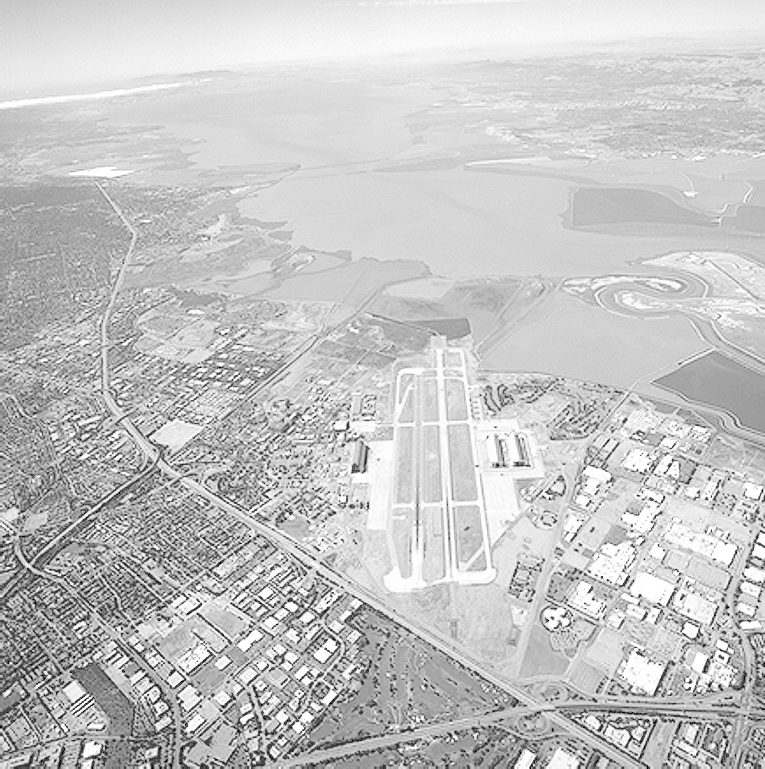
#> input picture Input Images/Aerial Image.tif, 765 x 769 px, found by its file name
$ python '2(b)Differentiate_between_PowerLow&InverseLogarithmicTransform.py'
#> lines starting #> are read from the running program, lines starting #| are printed output that depends on the picture
import cv2
import matplotlib.pyplot as plt
import numpy as np

img_path = './Aerial Image.tif'
gray_img = cv2.imread(img_path,0)
#> gray_img is the input picture: shape (769, 765); min 0, max 255, mean 197.1
img = cv2.resize(gray_img,(512,512))

power_law = img.copy()
inverse_log = img.copy()
gamma = 0.5

power_law = np.power(power_law/255.0,gamma)*255.0
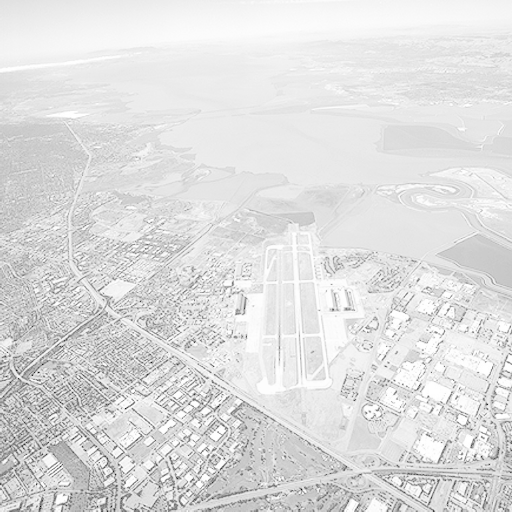
#> power_law: shape (512, 512) float64; min 15.97, max 255, mean 222.8
power_law = np.uint8(power_law)

c = 255.0/np.log(1+255.0)
inverse_log = np.exp(inverse_log/c)-1
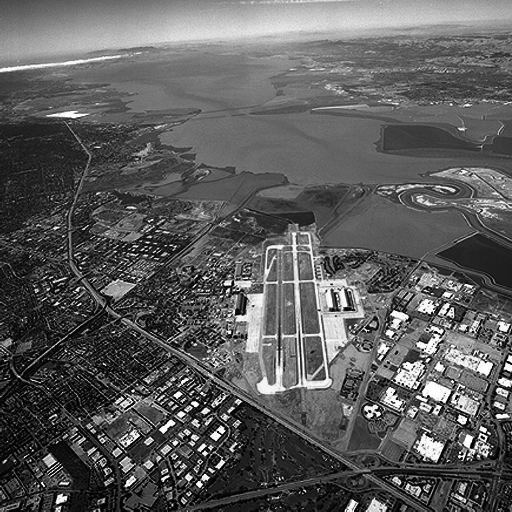
#> inverse_log: shape (512, 512) float64; min 0.022, max 255, mean 92.7
inverse_log = np.uint8(inverse_log)

plt.figure(figsize=(7,7))
plt.subplots_adjust(left=0.1, right=0.9, bottom=0.1, top=0.9, wspace=0.4, hspace=0.4)

plt.subplot(1,3,1)
plt.title('Original image')
plt.imshow(img,cmap='gray')

plt.subplot(1,3,2)
plt.title('Power law image')
plt.imshow(power_law,cmap='gray')

plt.subplot(1,3,3)
plt.title('Inverse log image')
plt.imshow(inverse_log,cmap='gray')

plt.show()
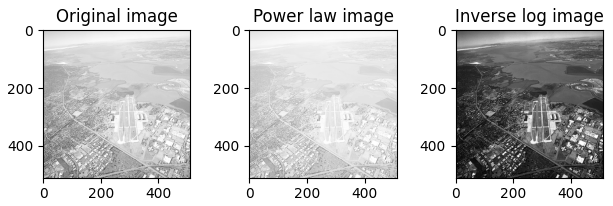
#> figure drawn by matplotlib, 3 panels

$ run again, with Input Images/PCB S&P.tif copied over Input Images/Aerial Image.tif
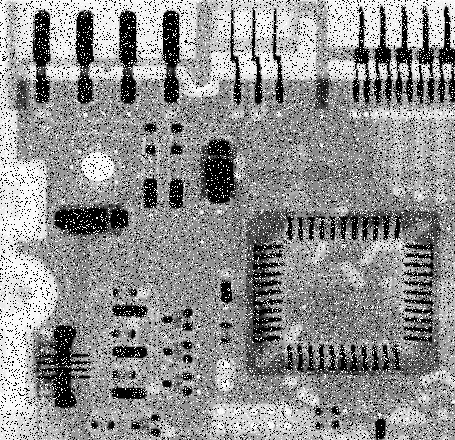
#> input picture Input Images/PCB S&P.tif, 455 x 440 px, found by its file name
#> gray_img is the input picture: shape (440, 455); min 0, max 255, mean 144.1
#> `inverse_log = np.exp(inverse_log/c)-1`:
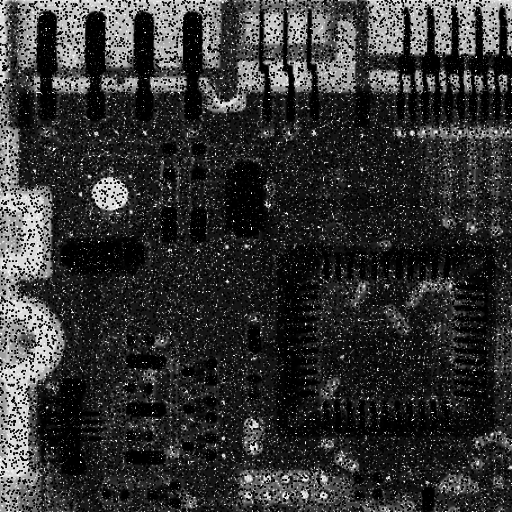
#> inverse_log: shape (512, 512) float64; min 0, max 255, mean 50.9
#> `plt.show()`:
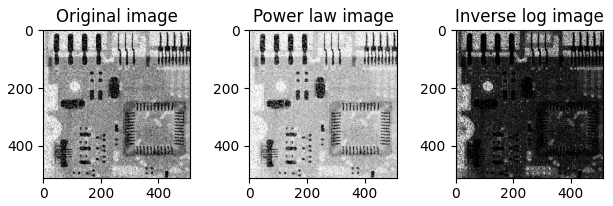
#> figure drawn by matplotlib, 3 panels
